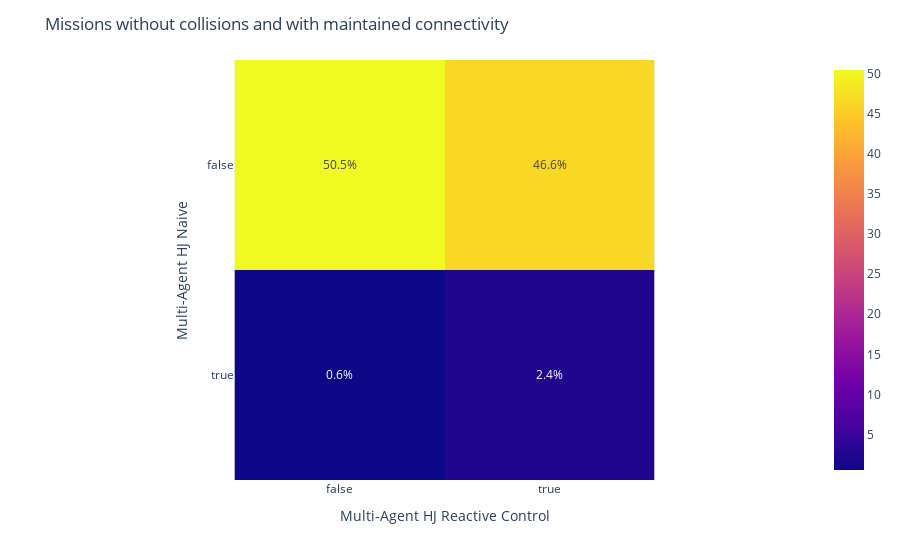

This figure's notebook cell:
### Markdown cell above
+ Connectivity and Collision maintenance performance

### Code cell
connect_objective_reactive = (metrics_hj_reactive["Isolated_platform_metric"]==0) & (metrics_hj_reactive["Number_of_collision"] == 0)
connect_objective_hj_naive = (metrics_hj_naive["Isolated_platform_metric"]==0) & (metrics_hj_naive["Number_of_collision"] == 0)
fig_react_maint = plot_confusion_matrix(connect_objective_hj_naive , connect_objective_reactive , 
    'Multi-Agent HJ Naive', 'Multi-Agent HJ Reactive Control', title_name= 'Missions without collisions and with maintained connectivity')

### Figure 1 — Plotly figure (JSON) as saved in the notebook; plotly's stock layout.template omitted (floating-point values rounded to 4 significant figures)
{"data": [{"coloraxis": "coloraxis", "hovertemplate": "Multi-Agent HJ Reactive Control: %{x}<br>Multi-Agent HJ Naive: %{y}<br>color: %{z}<extra></extra>", "name": "0", "text": [[50.47, 46.58], [0.5693, 2.372]], "textfont": {"size": 12}, "texttemplate": "%{text:.1f}%", "type": "heatmap", "x": [false, true], "xaxis": "x", "y": [false, true], "yaxis": "y", "z": [[50.47, 46.58], [0.5693, 2.372]]}], "layout": {"coloraxis": {"colorscale": [[0, "#0d0887"], [0.1111, "#46039f"], [0.2222, "#7201a8"], [0.3333, "#9c179e"], [0.4444, "#bd3786"], [0.5556, "#d8576b"], [0.6667, "#ed7953"], [0.7778, "#fb9f3a"], [0.8889, "#fdca26"], [1, "#f0f921"]]}, "margin": {"t": 60}, "title": {"text": "Missions without collisions and with maintained connectivity"}, "xaxis": {"anchor": "y", "constrain": "domain", "domain": [0, 1], "scaleanchor": "y", "title": {"text": "Multi-Agent HJ Reactive Control"}}, "yaxis": {"anchor": "x", "autorange": "reversed", "constrain": "domain", "domain": [0, 1], "title": {"text": "Multi-Agent HJ Naive"}}}}
